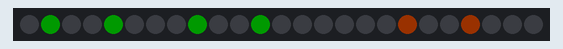
This sketch was run on a simulated Arduino Uno, built with avr-gcc and run on an emulated ATmega328P. Parts: 25 RGB LEDs in strip order, left to right. Dim RGB values are drawn brighter than linear; random numbers use the default seed unless the sketch sets one.

Above: at 0.06 s.
At 4.94 s:
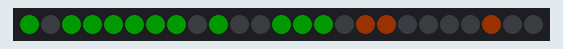
At 9.94 s:
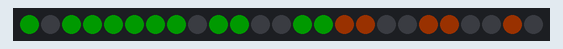
At 19.83 s:
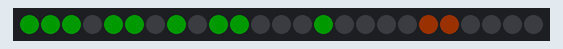
At 29.59 s:
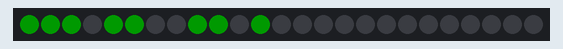
At 39.47 s:
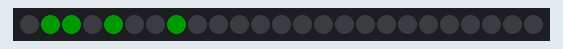

The sketch:

LED_Matrix_Simulated_VU_Meter.ino
```cpp
/*
 * This program simulates a five-bar audio VU meter on the 5x5
 * RGB matrix.
 *
 */

#include <Arduino.h>
#include <Adafruit_NeoPixel.h>

#define MATRIX_PIN 7
#define NUM_LEDS   25

Adafruit_NeoPixel matrix(
  NUM_LEDS,
  MATRIX_PIN,
  NEO_GRB + NEO_KHZ800
);

int barss[5];

//====================================================
// Convert X/Y coordinates to LED index
//====================================================

int pixelXY(int x, int y)
{
  if (y % 2 == 0)
    return y * 5 + x;

  return y * 5 + (4 - x);
}

//====================================================
// Draw Upside-Down VU Meter
//====================================================

void drawMeter()
{
  matrix.clear();

  for (int x = 0; x < 5; x++)
  {
    for (int level = 0; level < barss[x]; level++)
    {
      // Grow from TOP to BOTTOM
      int y = level;

      uint32_t color;

      if (level < 3)
        color = matrix.Color(0, 255, 0);
      else
        color = matrix.Color(255, 80, 0);

      matrix.setPixelColor(
        pixelXY(x, y),
        color
      );
    }
  }

  matrix.show();
}

//====================================================
// Setup
//====================================================

void setup()
{
  matrix.begin();
  matrix.setBrightness(25);

  randomSeed(analogRead(1));

  for (int i = 0; i < 5; i++)
    barss[i] = 0;
}

//====================================================
// Main Loop
//====================================================

void loop()
{
  for (int i = 0; i < 5; i++)
  {
    // Random peaks
    if (random(100) < 40)
      barss[i] = random(1, 6);

    // Decay
    else if (barss[i] > 0)
      barss[i]--;
  }

  drawMeter();

  delay(120);
}
```
